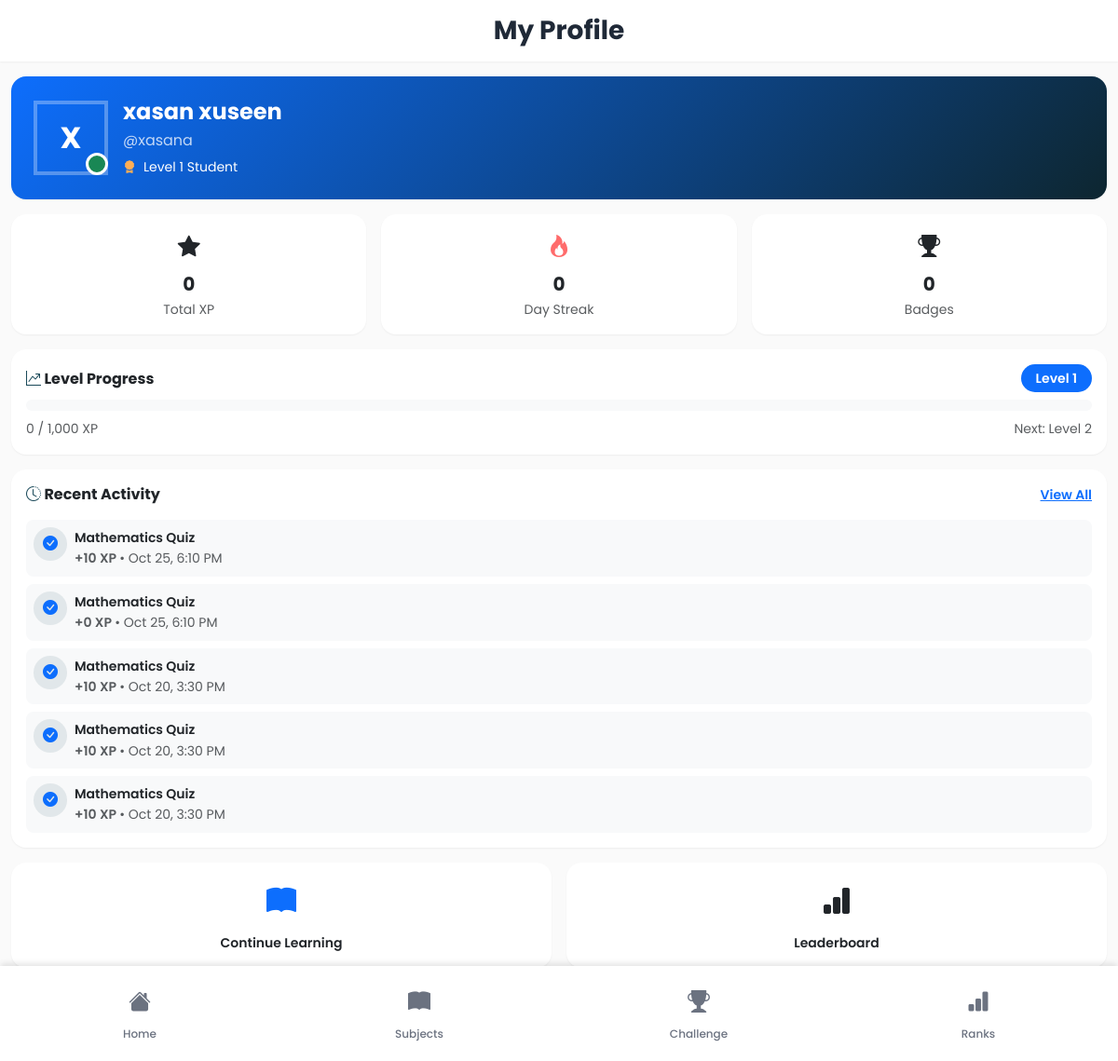
The app's page /profile.php with its own data.
### tables this page shows
CREATE TABLE `students` (
  `id` int(11) NOT NULL,
  `name` varchar(100) NOT NULL,
  `email` varchar(150) DEFAULT NULL,
  `phone_number` varchar(15) DEFAULT NULL,
  `address` varchar(100) DEFAULT NULL,
  `school_id` int(11) DEFAULT NULL,
  `created_at` timestamp NOT NULL DEFAULT current_timestamp(),
  `school` varchar(100) DEFAULT NULL
);

### profile.php (the view, shortened to what this page needs)
<?php
include 'inc/conn.php';
$user_id = $_SESSION['user_id'] ?? 1;
$user_stmt = $conn->prepare("
    SELECT s.name, s.email, sp.total_score, sp.streak_days, sp.level
    FROM students s
    LEFT JOIN student_progress sp ON s.id = sp.student_id
    WHERE s.id = ?
");
if ($user_stmt) {
    $user_stmt->bind_param("i", $user_id);
    $user_stmt->execute();
    $user_result = $user_stmt->get_result();
    $user = $user_result->fetch_assoc();
}
$activity_stmt = $conn->prepare("
    SELECT sa.answered_at, q.question_text, sub.name as subject_name, sa.points_earned
    FROM student_answers sa
    JOIN questions q ON sa.question_id = q.id
    JOIN summaries sm ON q.summary_id = sm.id
    JOIN chapters c ON sm.chapter_id = c.id
    JOIN subjects sub ON c.subject_id = sub.id
    WHERE sa.student_id = ?
    ORDER BY sa.answered_at DESC
    LIMIT 5
");
$recent_activities = [];
if ($activity_stmt) {
    $activity_stmt->bind_param("i", $user_id);
    $activity_stmt->execute();
    $activity_result = $activity_stmt->get_result();
    while ($row = $activity_result->fetch_assoc()) {
        $recent_activities[] = $row;
    }
}
$badge_stmt = $conn->prepare("SELECT COUNT(*) as badge_count FROM student_badges WHERE student_id = ?");
$badge_count = 0;
if ($badge_stmt) {
    $badge_stmt->bind_param("i", $user_id);
    $badge_stmt->execute();
    $badge_result = $badge_stmt->get_result();
    $badge_data = $badge_result->fetch_assoc();
    $badge_count = $badge_data['badge_count'] ?? 0;
}
$streak_days = $user['streak_days'] ?? 0;
$level = $user['level'] ?? 1;
$total_xp = $user['total_score'] ?? 0;
$user_name = $user['name'] ?? 'Student';
$email = $user['email'] ?? 'student@example.com';
$username = explode('@', $email)[0] ?? 'student';
$current_level_xp = $total_xp % 1000;
include 'head.php';
?>
<div class="container-fluid" style="padding-bottom: 100px;">
    <div class="row py-3 sticky-top bg-white shadow-sm-custom">
        <div class="col-12">
            <div class="text-center">
                <h1 class="h3 fw-bold mb-0">My Profile</h1>
            </div>
        </div>
    </div>
    <div class="row mt-3">
        <div class="col-12">
            <div class="card mb-3 border-0 shadow-sm-custom" style="background: linear-gradient(135deg, var(--bs-primary) 0%, #0d2630 100%);">
                <div class="card-body p-4">
                    <div class="d-flex align-items-center gap-3">
                        <div class="position-relative">
                            <div class="avatar-large d-flex align-items-center justify-content-center text-white fw-bold"
                                 style="width: 80px; height: 80px; background: var(--bs-accent); font-size: 2rem; border: 4px solid rgba(255,255,255,0.3);">
                                <?php echo strtoupper(substr($user_name, 0, 1)); ?>
                            </div>
                            <div class="position-absolute bottom-0 end-0 bg-success rounded-circle"
                                 style="width: 24px; height: 24px; border: 3px solid white;">
                            </div>
                        </div>
                        <div class="flex-grow-1 text-white">
                            <h2 class="h4 mb-1 fw-bold"><?php echo htmlspecialchars($user_name); ?></h2>
                            <p class="mb-1 opacity-75">@<?php echo htmlspecialchars($username); ?></p>
                            <div class="d-flex align-items-center gap-2 small">
                                <i class="bi bi-award-fill text-accent"></i>
                                <span>Level <?php echo $level; ?> Student</span>
                            </div>
                        </div>
                    </div>
                </div>
            </div>
            <div class="row g-3 mb-3">
                <div class="col-4">
                    <div class="card border-0 shadow-sm-custom h-100">
                        <div class="card-body p-3 text-center">
                            <div class="mb-2">
                                <i class="bi bi-star-fill" style="font-size: 1.5rem; color: var(--bs-accent);"></i>
                            </div>
                            <div class="h5 fw-bold mb-1"><?php echo number_format($total_xp); ?></div>
                            <div class="small text-muted">Total XP</div>
                        </div>
                    </div>
                </div>
                <div class="col-4">
                    <div class="card border-0 shadow-sm-custom h-100">
                        <div class="card-body p-3 text-center">
                            <div class="mb-2">
                                <i class="bi bi-fire" style="font-size: 1.5rem; color: #ff6b6b;"></i>
                            </div>
                            <div class="h5 fw-bold mb-1"><?php echo $streak_days; ?></div>
                            <div class="small text-muted">Day Streak</div>
                        </div>
                    </div>
                </div>
                <div class="col-4">
                    <div class="card border-0 shadow-sm-custom h-100">
                        <div class="card-body p-3 text-center">
                            <div class="mb-2">
                                <i class="bi bi-trophy-fill" style="font-size: 1.5rem; color: var(--bs-accent);"></i>
                            </div>
                            <div class="h5 fw-bold mb-1"><?php echo $badge_count; ?></div>
                            <div class="small text-muted">Badges</div>
                        </div>
                    </div>
                </div>
            </div>
            <div class="card mb-3 border-0 shadow-sm-custom">
                <div class="card-body p-3">
                    <div class="d-flex justify-content-between align-items-center mb-2">
                        <h3 class="h6 fw-bold mb-0">
                            <i class="bi bi-graph-up-arrow text-primary"></i>
                            Level Progress
                        </h3>
                        <span class="badge" style="background: var(--bs-primary);">Level <?php echo $level; ?></span>
                    </div>
                    <div class="mb-2">
                        <div class="progress" style="height: 12px; background-color: var(--bs-light);">
                        </div>
                    </div>
                    <div class="d-flex justify-content-between small text-muted">
                        <span><?php echo $current_level_xp; ?> / 1,000 XP</span>
                        <span>Next: Level <?php echo $level + 1; ?></span>
                    </div>
                </div>
            </div>
            <div class="card mb-3 border-0 shadow-sm-custom">
                <div class="card-body p-3">
                    <div class="d-flex justify-content-between align-items-center mb-3">
                        <h3 class="h6 fw-bold mb-0">
                            <i class="bi bi-clock-history text-primary"></i>
                            Recent Activity
                        </h3>
                        <?php if(!empty($recent_activities)): ?>
                        <a href="#" class="small fw-semibold" style="color: var(--bs-primary);">View All</a>
                        <?php endif; ?>
                    </div>
                    <?php if (!empty($recent_activities)): ?>
                        <div class="d-flex flex-column gap-2">
                            <?php foreach($recent_activities as $activity): ?>
                            <div class="p-2 rounded-3 d-flex align-items-start gap-2" style="background-color: var(--bs-light);">
                                <div class="flex-shrink-0">
                                    <div class="rounded-circle d-flex align-items-center justify-content-center"
                                         style="width: 36px; height: 36px; background: rgba(27, 74, 90, 0.1);">
                                        <i class="bi bi-check-circle-fill" style="color: var(--bs-primary);"></i>
                                    </div>
                                </div>
                                <div class="flex-grow-1 min-w-0">
                                    <div class="small fw-semibold text-truncate">
                                        <?php echo htmlspecialchars($activity['subject_name']); ?> Quiz
                                    </div>
                                    <div class="small text-muted">
                                        <span class="fw-semibold" style="color: var(--bs-accent);">
                                            +<?php echo $activity['points_earned']; ?> XP
                                        </span>
                                        • <?php echo date('M j, g:i A', strtotime($activity['answered_at'])); ?>
                                    </div>
                                </div>
                            </div>
                            <?php endforeach; ?>
                        </div>
                    <?php endif; ?>
                </div>
            </div>
            <div class="row g-3">
                <div class="col-6">
                    <a href="subject.php" class="card border-0 shadow-sm-custom text-decoration-none h-100">
                        <div class="card-body p-3 text-center">
                            <div class="mb-2">
                                <i class="bi bi-book-fill" style="font-size: 2rem; color: var(--bs-primary);"></i>
                            </div>
                            <div class="small fw-semibold" style="color: var(--bs-dark);">Continue Learning</div>
                        </div>
                    </a>
                </div>
                <div class="col-6">
                    <a href="leaderboard.php" class="card border-0 shadow-sm-custom text-decoration-none h-100">
                        <div class="card-body p-3 text-center">
                            <div class="mb-2">
                                <i class="bi bi-bar-chart-fill" style="font-size: 2rem; color: var(--bs-accent);"></i>
                            </div>
                            <div class="small fw-semibold" style="color: var(--bs-dark);">Leaderboard</div>
                        </div>
                    </a>
                </div>
            </div>
        </div>
    </div>
</div>
<?php include 'inc/footer.php'; ?>

### assets/custom.css (style rules this page uses)
:root { --primary-color: #1b4a5a; --primary-dark: #0f2e38; --primary-light: #2a6878; --accent-color: #feae55; --accent-dark: #e89830; --accent-light: #ffc57a; --light-color: #ffeede; --bg-color: #fafafa; --white: #ffffff; --success: #22c55e; --danger: #ef4444; --warning: #f59e0b; --info: #3b82f6; --text-dark: #1f2937; --text-muted: #6b7280; --border-color: #e5e7eb; --shadow-sm: 0 1px 2px 0 rgba(0, 0, 0, 0.05); --shadow: 0 4px 6px -1px rgba(0, 0, 0, 0.1), 0 2px 4px -1px rgba(0, 0, 0, 0.06); --shadow-lg: 0 10px 15px -3px rgba(0, 0, 0, 0.1), 0 4px 6px -2px rgba(0, 0, 0, 0.05); }
* { margin: 0; padding: 0; box-sizing: border-box; }
body { font-family: 'Poppins', -apple-system, BlinkMacSystemFont, sans-serif; background-color: var(--bg-color); color: var(--text-dark); font-size: 16px; line-height: 1.6; -webkit-font-smoothing: antialiased; -moz-osx-font-smoothing: grayscale; }
.card { border: none; border-radius: 16px; box-shadow: var(--shadow); overflow: hidden; transition: all 0.3s ease; background: white; }
.progress { height: 10px; border-radius: 10px; background-color: var(--light-color); overflow: hidden; }
.badge { padding: 0.5rem 1rem; border-radius: 20px; font-weight: 600; font-size: 0.875rem; }
.fade-in { animation: fadeIn 0.5s ease-out; }
.btn, .card, .option-btn, .subject-card, .leaderboard-item { -webkit-tap-highlight-color: transparent; }
.text-primary { color: var(--primary-color) !important; }
.text-accent { color: var(--accent-color) !important; }
.shadow-sm-custom { box-shadow: var(--shadow-sm) !important; }

### records on screen
students: name "X", name "xasan xuseen", email "xasana"

### other values on screen
$level "1"
$total_xp "0"
$streak_days "0"
$badge_count "0"
$current_level_xp "0"
$level + 1 "2"
$activity['subject_name'] "Mathematics"
$activity['points_earned'] "10"
date('M j, g:i A', strtotime($activity['answered_at'])) "Oct 25, 6:10 PM"
$activity['points_earned'] "0"
date('M j, g:i A', strtotime($activity['answered_at'])) "Oct 20, 3:30 PM"
